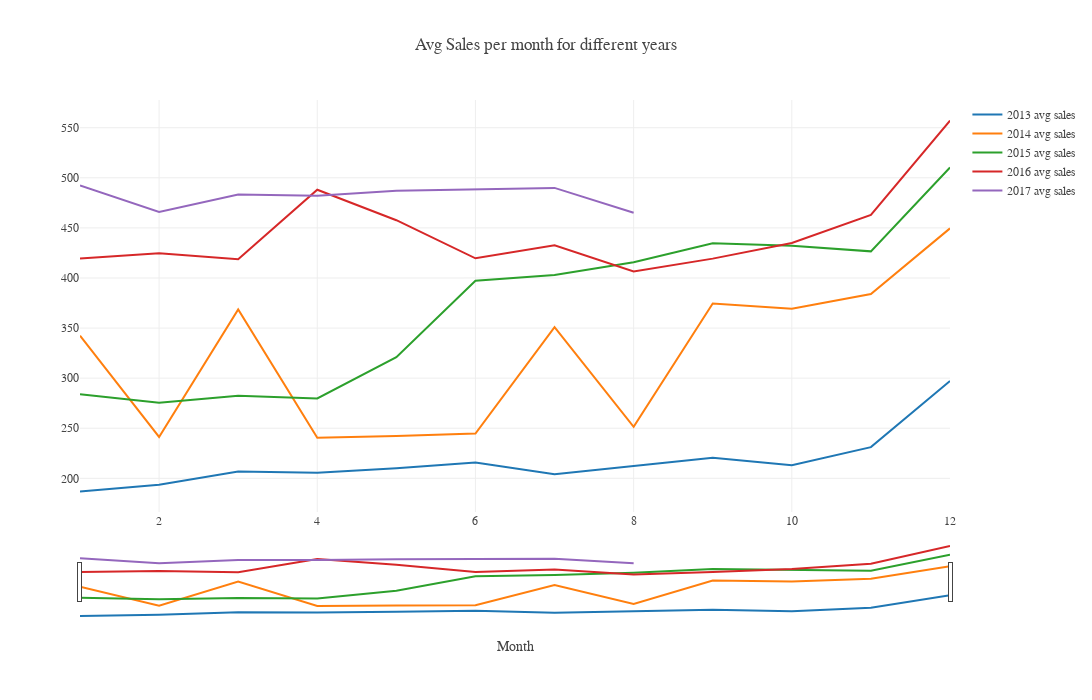

Source (notebook cell):
### Markdown cell above
I am trying to show the seasonal plot on a wekly basis and on a monthly basis for various years and months.

### Code cell
month = new_train.sort_values(by='month').month.unique()
year = list(new_train.year.unique())
avg_sales = new_train.sort_values(by='month').groupby('month')['sales'].mean()


buttons=[]



fig = go.Figure()

for i in range (len(year)):
    avg_sales=new_train[new_train.year == year[i]].sort_values(by='month').groupby('month')['sales'].mean()

        
    fig.add_trace(go.Scatter(x=month, y= avg_sales, name = str(year[i]) + " avg sales", mode='lines'  ))





fig.update_xaxes(rangeslider_visible= True)

fig.update_layout(template=temp,title='Avg Sales per month for different years', 
                  #autosize=False, 
                  width=1400, 
                  height=700, 
                  xaxis_title="Month", 
                  yaxis_title="",
                  hovermode='x unified',
                  showlegend=True,

                  
                 )
fig.show()

### Figure 1 — Plotly figure (JSON) as saved in the notebook; plotly's stock layout.template omitted (floating-point values rounded to 4 significant figures)
{"data": [{"mode": "lines", "name": "2013 avg sales", "x": [1, 2, 3, 4, 5, 6, 7, 8, 9, 10, 11, 12], "y": [187.0, 193.6, 206.9, 205.6, 210.2, 215.7, 204.0, 212.5, 220.6, 213.2, 231.1, 297.2], "type": "scatter"}, {"mode": "lines", "name": "2014 avg sales", "x": [1, 2, 3, 4, 5, 6, 7, 8, 9, 10, 11, 12], "y": [342.3, 241.3, 368.7, 240.6, 242.2, 244.6, 350.8, 251.4, 374.5, 369.2, 384.1, 449.5], "type": "scatter"}, {"mode": "lines", "name": "2015 avg sales", "x": [1, 2, 3, 4, 5, 6, 7, 8, 9, 10, 11, 12], "y": [284.0, 275.4, 282.4, 279.7, 321.0, 397.2, 403.0, 415.7, 434.7, 432.2, 426.6, 510.3], "type": "scatter"}, {"mode": "lines", "name": "2016 avg sales", "x": [1, 2, 3, 4, 5, 6, 7, 8, 9, 10, 11, 12], "y": [419.5, 424.7, 418.7, 488.1, 457.7, 419.6, 432.6, 406.4, 419.3, 435.0, 462.9, 557.1], "type": "scatter"}, {"mode": "lines", "name": "2017 avg sales", "x": [1, 2, 3, 4, 5, 6, 7, 8, 9, 10, 11, 12], "y": [492.3, 466.0, 483.4, 482.2, 487.2, 488.7, 489.9, 465.1], "type": "scatter"}], "layout": {"xaxis": {"rangeslider": {"visible": true, "yaxis": {"_template": null, "rangemode": "match"}, "autorange": true, "range": [1, 12]}, "title": {"text": "Month"}, "type": "linear", "range": [1, 12], "autorange": true}, "title": {"text": "Avg Sales per month for different years"}, "width": 1400, "height": 700, "yaxis": {"title": {"text": ""}, "type": "linear", "range": [166.4, 577.7], "autorange": true}, "hovermode": "x unified", "showlegend": true}}
